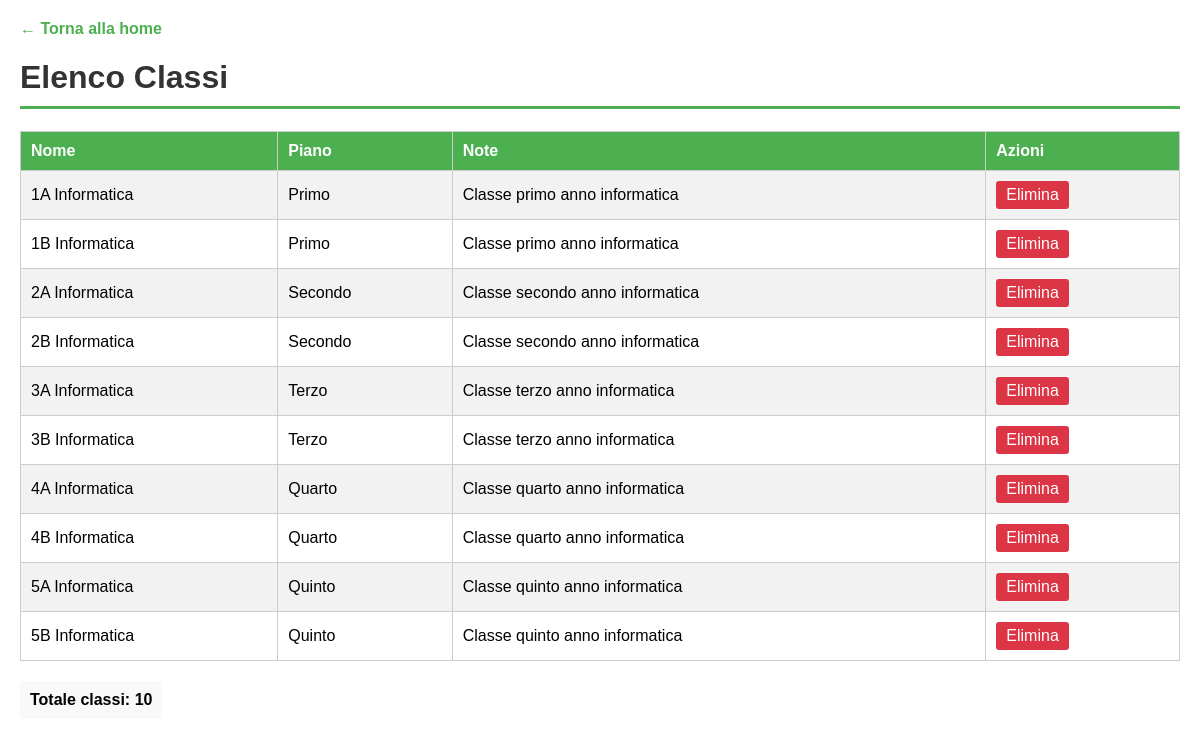
Screenshot of /visualizza_classi.php with the database file from the repository.
### tables this page shows
CREATE TABLE IF NOT EXISTS Classi (
    id INT AUTO_INCREMENT PRIMARY KEY,
    nome VARCHAR(100) NOT NULL UNIQUE,
    piano VARCHAR(50) NOT NULL,
    note TEXT,
    created_at TIMESTAMP DEFAULT CURRENT_TIMESTAMP
);

### visualizza_classi.php (the view, shortened to what this page needs)
<?php
require_once 'config.php';
$query = "SELECT id, nome, piano, note FROM Classi ORDER BY nome";
$result = mysqli_query($conn, $query);
$classi = array();
while ($row = mysqli_fetch_assoc($result)) {
    $classi[] = $row;
}
?>
<!DOCTYPE html>
<html lang="it">
<head>
</head>
<body>
    <div class="torna-home">
        <a href="index.php">← Torna alla home</a>
    </div>
    <h1>Elenco Classi</h1>
    <?php
    if (count($classi) > 0) {
        ?>
        <table>
            <tr>
                <th>Nome</th>
                <th>Piano</th>
                <th>Note</th>
                <th>Azioni</th>
            </tr>
            <?php
            foreach ($classi as $c) {
                echo "<tr>";
                echo "<td>" . htmlspecialchars($c['nome']) . "</td>";
                echo "<td>" . htmlspecialchars($c['piano']) . "</td>";
                echo "<td>" . htmlspecialchars($c['note']) . "</td>";
                echo "<td><a class='delete-link' href='cancella_classe.php?id=" . $c['id'] . "'>Elimina</a></td>";
                echo "</tr>";
            }
            ?>
        </table>
        <div class="totale">
            Totale classi: <?php echo count($classi); ?>
        </div>
        <?php
    } else {
        ?>
        <div class="no-results">
            <p>Nessuna classe trovata.</p>
        </div>
        <?php
    }
    ?>

### visualizza_classi.php (style rules this page uses)
body { font-family: Arial, sans-serif; margin: 20px; }
h1 { color: #333; border-bottom: 3px solid #4CAF50; padding-bottom: 10px; }
.torna-home { margin-bottom: 20px; }
.torna-home a { color: #4CAF50; text-decoration: none; font-weight: bold; }
table { width: 100%; border-collapse: collapse; margin-top: 20px; }
table, th, td { border: 1px solid #ccc; }
th { background-color: #4CAF50; color: white; padding: 10px; text-align: left; }
td { padding: 10px; }
tr:nth-child(even) { background-color: #f2f2f2; }
.delete-link { background-color: #dc3545; color: white; padding: 5px 10px; text-decoration: none; border-radius: 3px; display: inline-block; }
.totale { margin-top: 20px; font-weight: bold; padding: 10px; background-color: #f9f9f9; border-radius: 4px; display: inline-block; }

### rows the page displays
classi: nome "1A Informatica", piano "Primo", note "Classe primo anno informatica"
classi: nome "1B Informatica", piano "Primo", note "Classe primo anno informatica"
classi: nome "2A Informatica", piano "Secondo", note "Classe secondo anno informatica"
classi: nome "2B Informatica", piano "Secondo", note "Classe secondo anno informatica"
classi: nome "3A Informatica", piano "Terzo", note "Classe terzo anno informatica"
classi: nome "3B Informatica", piano "Terzo", note "Classe terzo anno informatica"
classi: nome "4A Informatica", piano "Quarto", note "Classe quarto anno informatica"
classi: nome "4B Informatica", piano "Quarto", note "Classe quarto anno informatica"
classi: nome "5A Informatica", piano "Quinto", note "Classe quinto anno informatica"
classi: nome "5B Informatica", piano "Quinto", note "Classe quinto anno informatica"

### other values shown
count($classi) "10"
